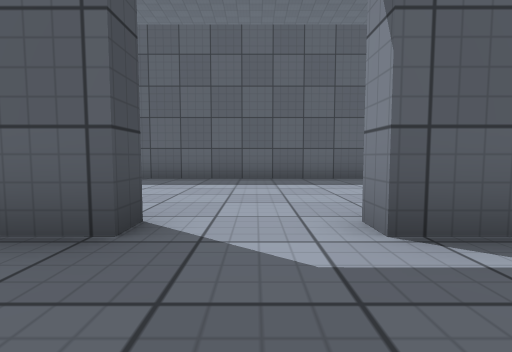
View 1 (above)

14 first-person views from a walk through a Unity game level. The camera is 0.59 m above the floor, tilts 4° down and sees 85° across. Doors are open. The floor is counted in squares, 1 m on a side. Each view is taken from the middle of a square. On the plan, view 1 faces up. The plan holds only what a view shows up to about 9 squares ahead; the rest is blank. The place goes on beyond the plan. Surface patterns are stand-ins for the level's own textures.

View 2
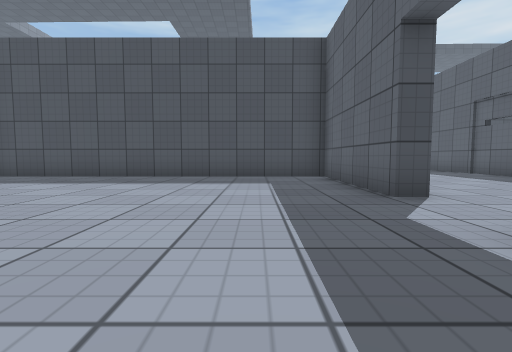

View 3
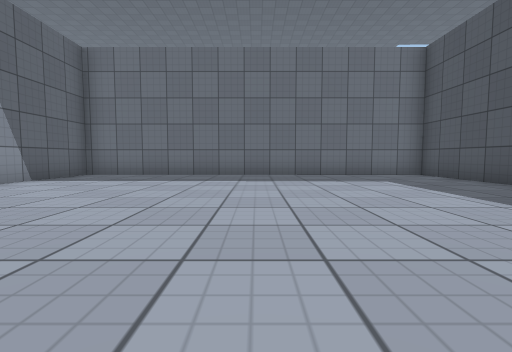

View 4
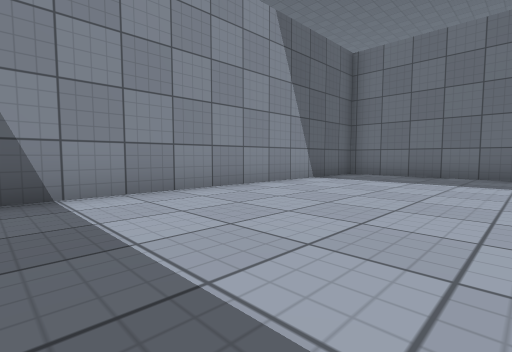

View 5
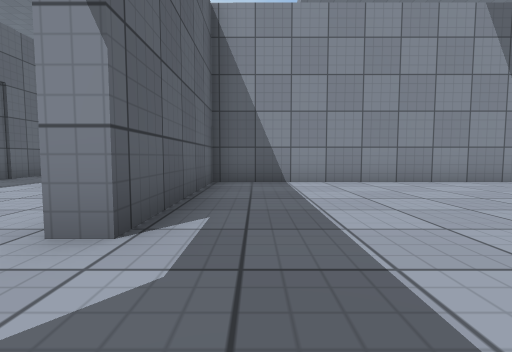

View 6
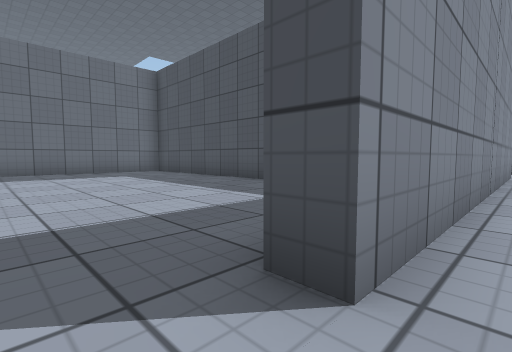

View 7
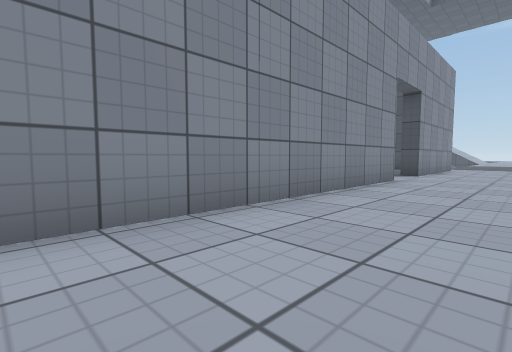

View 8
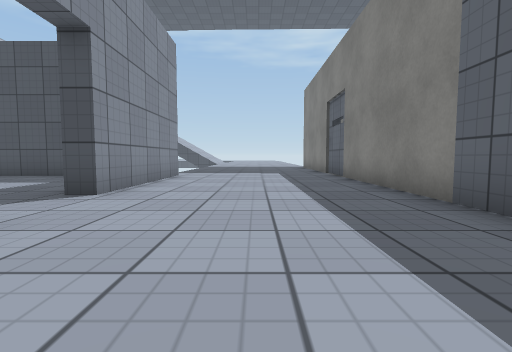

View 9
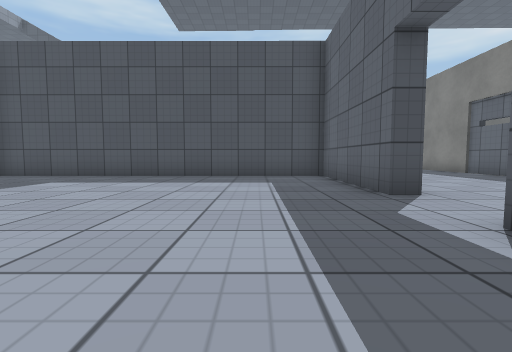

View 10
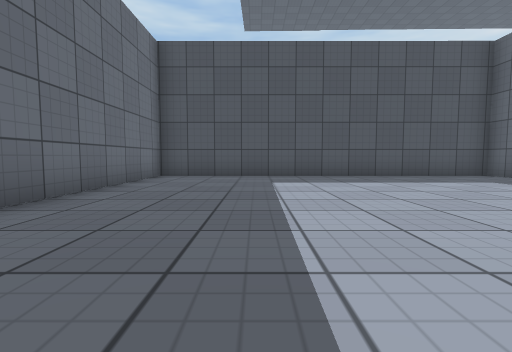

View 11
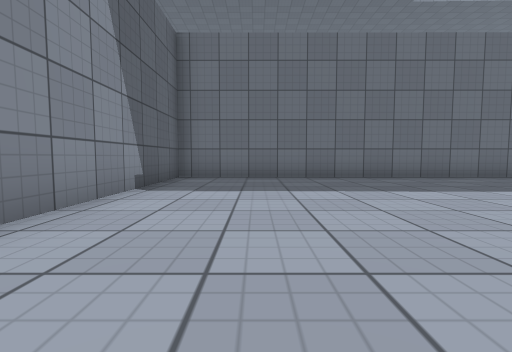

View 12
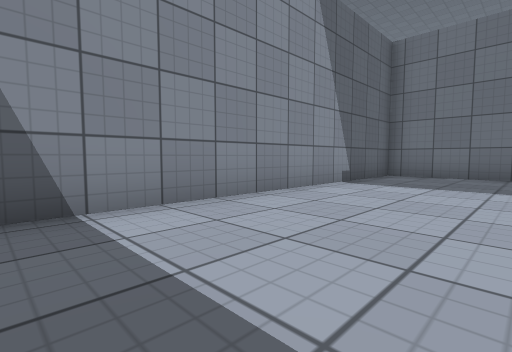

View 13
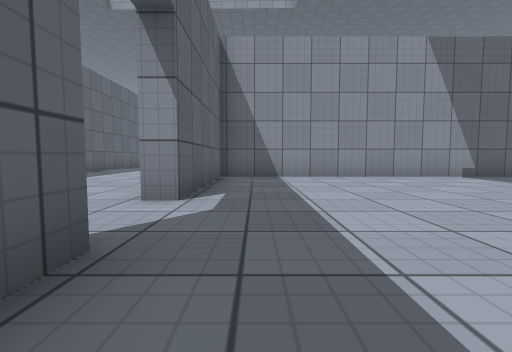

View 14
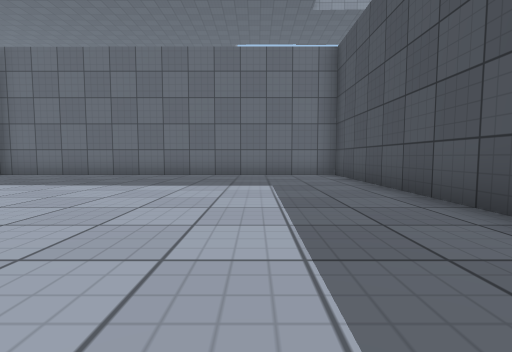

### Floor plan
Points are (right, up) in squares from view 1. A wall is a line through its corners. A room is listed if a view was taken in it or the views show most of it. See-through windows are left out.
Room 1 (views 1, 2, 3, 4, 5)
walls: (-1, 2) (-5.3, 2) (-5.3, -8) (5.4, -8) (5.5, 2) (1, 2)
ways out: open door at (0, 2) to room 2
Room 2 (views 6, 7, 8)
walls: (3, 7.5) (-3.1, 7.5); (-10.3, 2.5) (-1, 2.5); (-5.2, 7.5) (-6.1, 7.5); (-10.6, 7.5) (-16, 7.5); (-16.8, 2.6) (-12.3, 2.5); (-16.2, 7.5) (-17.1, 7.5)
ways out: open door at (0, 2) to room 1; open door at (-11.5, 2) to room 3
Room 3 (views 9, 10, 11, 12, 13, 14)
walls: (-12.3, 2) (-16.5, 2.1) (-16.5, -7.5); (-16.6, -7.9) (-5.8, -8) (-5.8, 2) (-10.3, 2)
ways out: open door at (-11.5, 2) to room 2

Positions as (right, up) in squares from view 1, and headings:
1: (0, 0), facing up
2: (3, 0), facing left
3: (0, 1), facing down
4: (1, 1), facing down-right
5: (-1, 1), facing right
6: (0, 3), facing down-left
7: (-3, 5), facing down-left
8: (-8, 5), facing left
9: (-8, 0), facing left
10: (-8, -5), facing left
11: (-8, 0), facing down
12: (-9, 1), facing down-right
13: (-14, 1), facing right
14: (-14, 1), facing down
